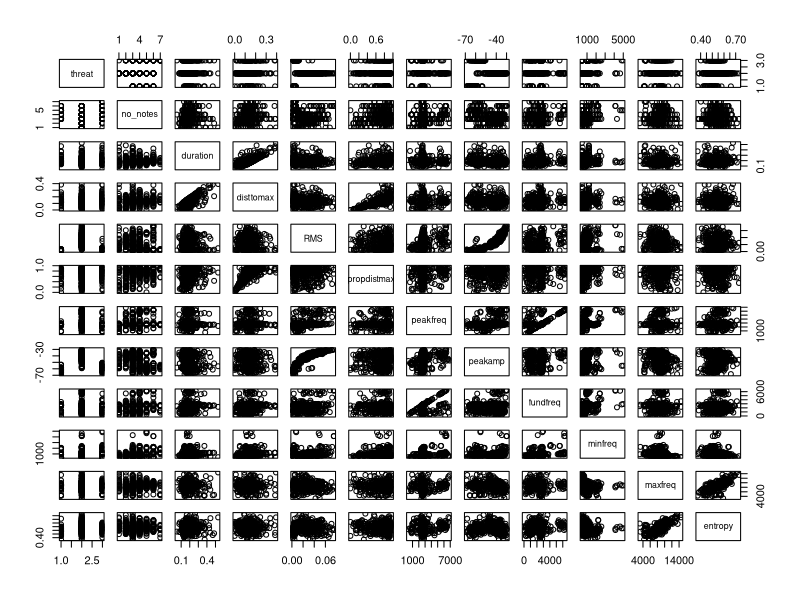
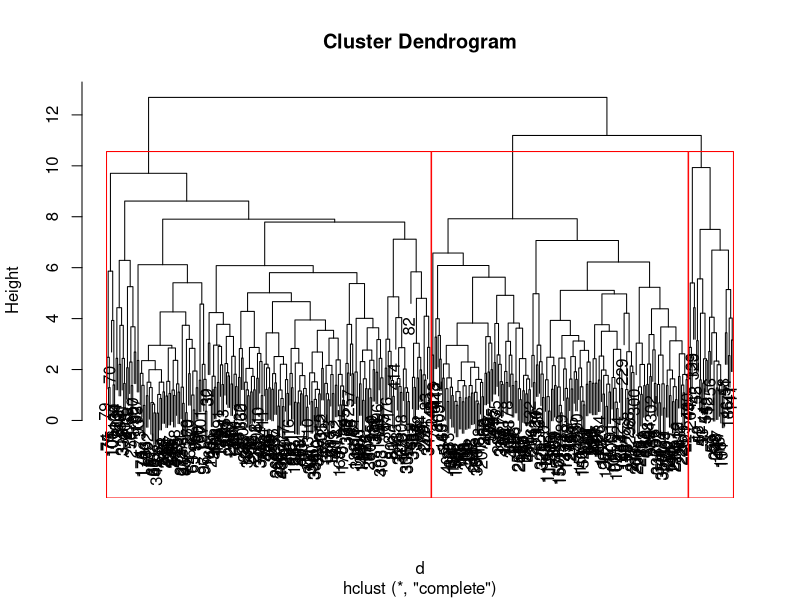
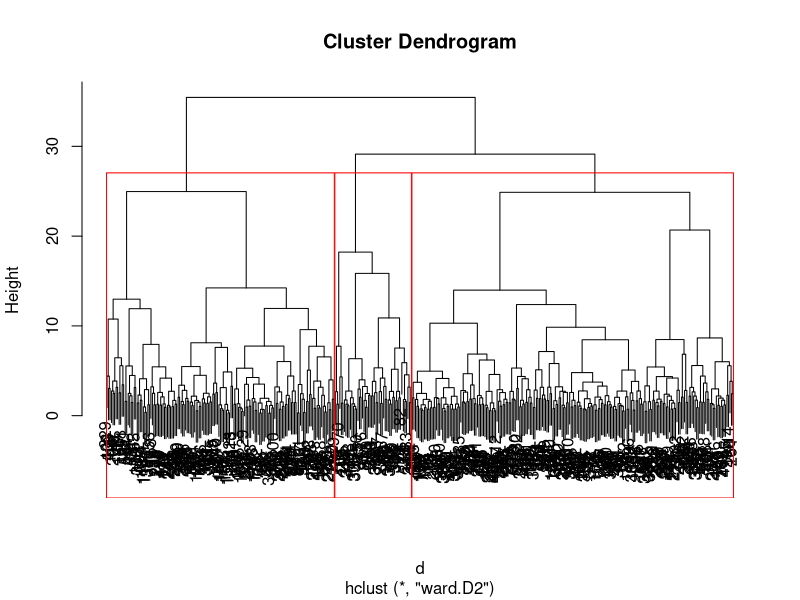
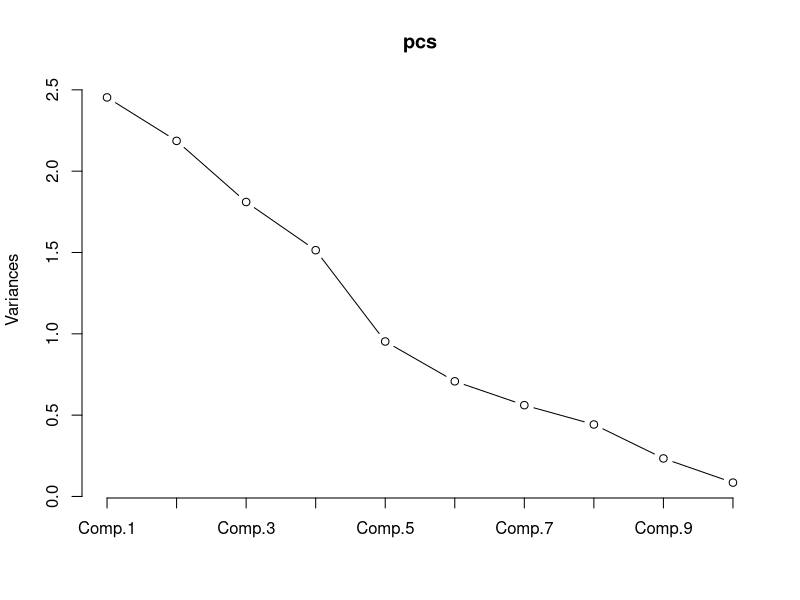
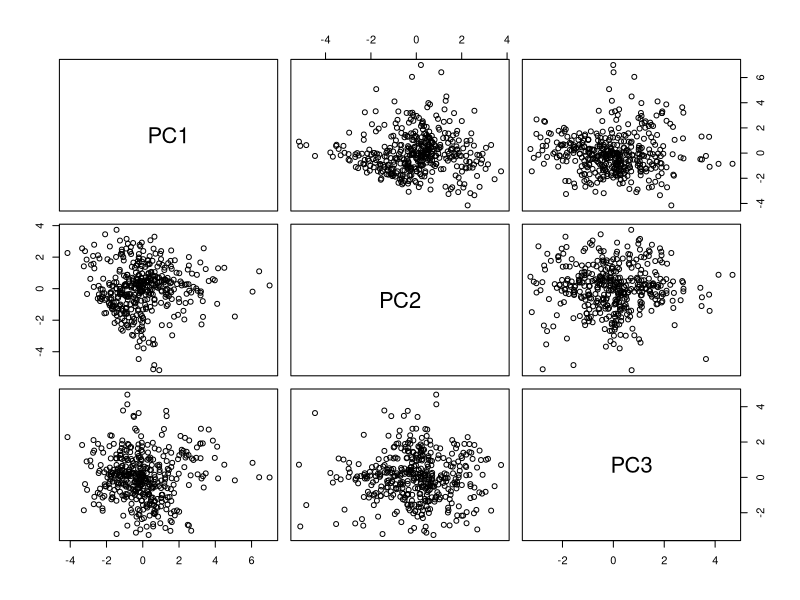
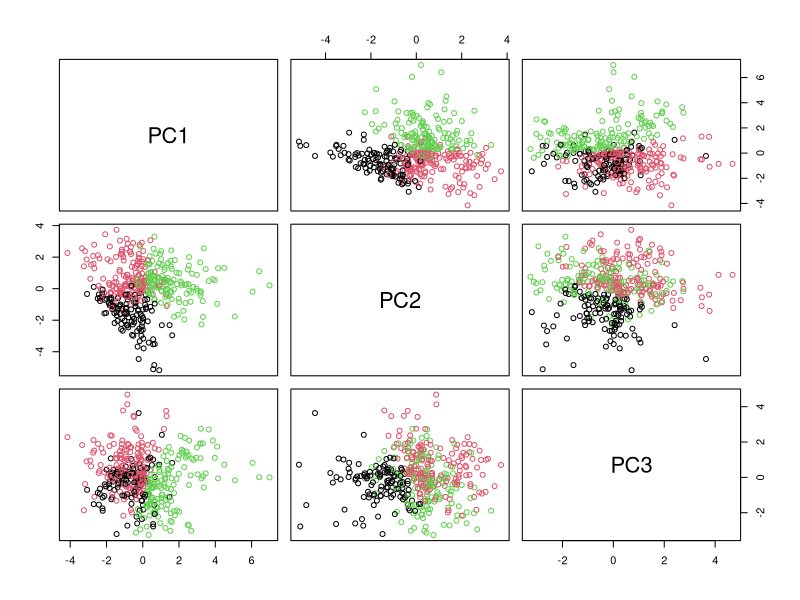

These charts were generated, in order, by the following R code: (Note: this script raises an error after producing the figures.)
## ---- chunk 1
knitr::opts_chunk$set(echo = TRUE)
## ---- chunk 2
dat=read.csv("TUTI_post2_1.csv",header=T)
plot(dat)
#standardizing all variables except the categorical variable, "threat". All acoustic measurements are standardized.
sdat=scale(dat[,2:12])
#dat[,1] is the dependent variable, that is categorical with 3 threat levels: 10m from human (lowest level of threat, 5m from human-intermediate level of threat, 1m from human-highest level of threat)
print(levels(dat[,1]))
#the order of dat[,1] is set as 10m,1m and 5m.
#Let's re-order for easier interpretation, according to threat level.

dat[,1]=factor(dat[,1], levels(dat[,1])[c(1,3,2)])
print(levels(dat[,1])) #Now it is ordered as 10m, 5m and 1m. From less threat to highest threat level.
# In this post, I will comparing whether clusters match with the 3 threats condition: low, medium, high,
# using hierarchical clustering (euclidean distance and complete linkage and euclidan distance with ward linkage), and K-means. Because the number of threat condition is 3, I will fix the number of clusters to be 3 in all methods to match the cluster labels and threat conditions later. 
## ---- chunk 3
d = dist(sdat, method = "euclidean") # distance matrix
fit_comp = hclust(d, method="complete")
fit_ward = hclust(d, method="ward.D2")
plot(fit_comp) # display dendogram
#how many number of clusters?
rect.hclust(fit_comp, k=3, border="red")
hc_comp_labels= cutree(fit_comp, k=3)
hc_ward_labels= cutree(fit_ward, k=3)
plot(fit_ward) 
rect.hclust(fit_ward, k=3, border="red")
## ---- chunk 4
pcs=princomp(sdat,scale=F)#since we already standardized data, x need to do one more time.
plot(pcs,type='l')
summary(pcs)

pcs=prcomp(sdat,scale=F)
pcs1to3=data.frame(pcs$x[,1:3])#extract PC1 to PC3
plot(pcs1to3)
## ---- chunk 5
k=kmeans(pcs1to3,3)
plot(pcs1to3,col=k$cluster)
## ---- chunk 6
#what happens if we don't use pc axis and just use axis of raw data?
k=kmeans(sdat,3)
plot(dat,col=k$cluster)
fit_km = kmeans(sdat, 3)
km_labels=fit_km$cluster
## ---- chunk 7

#violin plot
library("ggplot2")
#Peak amplitude: violin plot overlaid with boxplot
ggplot(dat,aes(x=dat$threat,y=dat[,8],fill=dat$threat))+
  geom_violin(trim=F)+
  geom_boxplot(width=0.1,fill="white")+
  theme_classic()+
  scale_fill_brewer(palette="Reds")+
  labs(title="    Plot of Peak amplitude  by threat level",x="Threat level (Distance bw a bird and a human) ", y = "Peak amplitude")+
  theme(legend.position="none")

#RMS: violin plot overlaid with boxplot
ggplot(dat,aes(x=dat$threat,y=dat[,5],fill=dat$threat))+
  geom_violin(trim=F)+
  geom_boxplot(width=0.03,fill="white")+
  theme_classic()+
  scale_fill_brewer(palette="Reds")+
  labs(title="    Plot of RMS  by threat level",x="Threat level (Distance bw a bird and a human) ", y = "RMS")+
  theme(legend.position="none")

#as the threat level increases, they increased peak amplitude.
## ---- chunk 8
table(hc_comp_labels,dat[,1])#confusion matrix of hierarchical clustering with complete linkage
table(hc_ward_labels,dat[,1])#confusion matrix of hierarchical clustering with complete linkage
table(km_labels,dat[,1])#confusion matrix of K-means analysis combined with PCA
